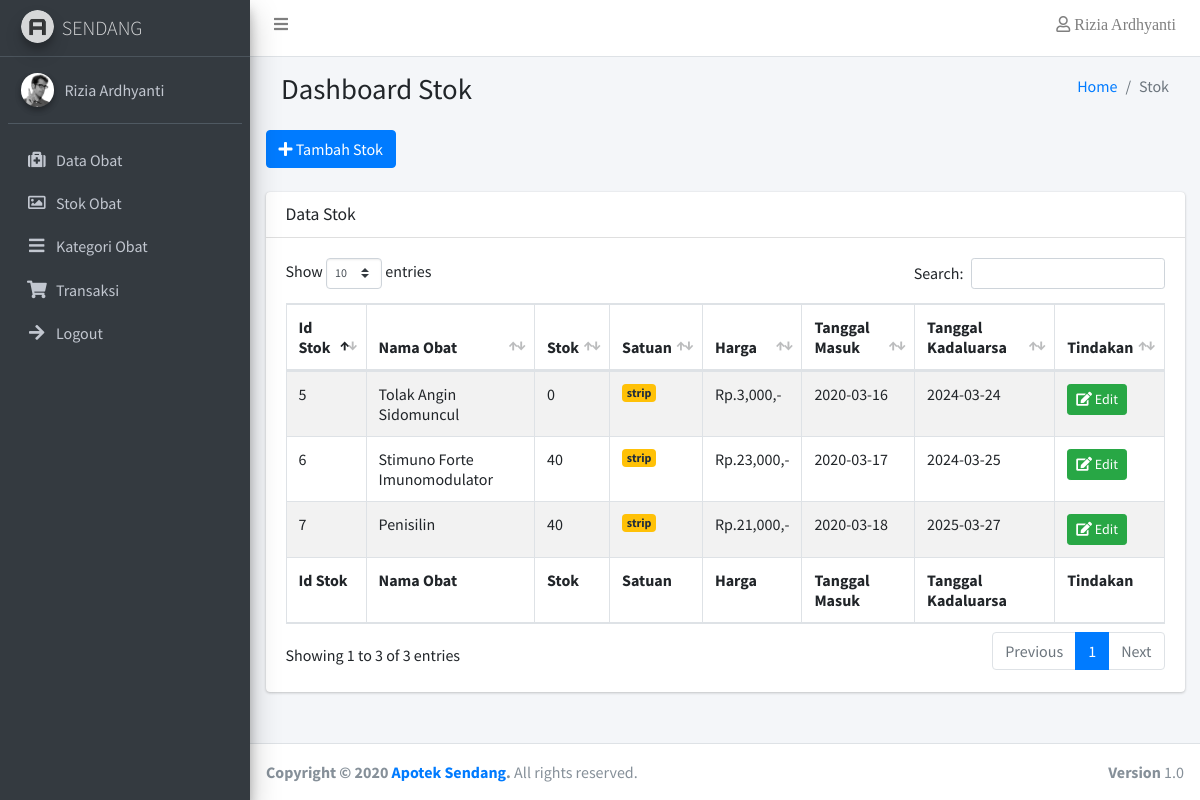
/index.php?page=stok (signed in), run on the app's committed database.
### tables this page shows
CREATE TABLE `stok` (
  `id_stok` int(11) NOT NULL AUTO_INCREMENT,
  `stok_masuk` int(11) DEFAULT NULL,
  `stok_sekarang` int(11) DEFAULT NULL,
  `satuan` varchar(50) DEFAULT NULL,
  `harga_beli` int(100) DEFAULT NULL,
  `harga_jual` int(100) DEFAULT NULL,
  `profit` int(100) DEFAULT NULL,
  `tgl_masuk` date DEFAULT NULL,
  `tgl_kadaluarsa` date DEFAULT NULL,
  `id_obat` varchar(11) DEFAULT NULL,
  PRIMARY KEY (`id_stok`)
);

CREATE TABLE `obat` (
  `id_obat` varchar(11) NOT NULL,
  `nama_obat` varchar(100) DEFAULT NULL,
  `id_kategori` int(11) DEFAULT NULL,
  `keterangan` text,
  PRIMARY KEY (`id_obat`)
);

### stok/list_stok.php (the view, shortened to what this page needs)
<section class="content-header">
  <div class="container-fluid">
    <div class="row mb-2">
      <div class="col-sm-6">
        <h1>Dashboard Stok</h1>
      </div>
      <div class="col-sm-6">
        <ol class="breadcrumb float-sm-right">
          <li class="breadcrumb-item"><a href="#">Home</a></li>
          <li class="breadcrumb-item active">Stok</li>
        </ol>
      </div>
    </div>
  </div>
</section>
<div class="row">
  <div class="col-md-6">
    <a href="index.php?page=tambahstok" class="btn btn-primary"><i class="fa fa-plus"></i> Tambah Stok</a>
  </div>
</div>
<br>
<div class="row">
  <div class="col-md-12">
    <div class="card">
      <div class="card-header">
        <h3 class="card-title">Data Stok</h3>
      </div>
      <div class="card-body">
        <table id="example1" class="table table-bordered table-striped">
          <thead>
            <tr>
              <th>Id Stok</th>
              <th>Nama Obat</th>
              <th>Stok</th>
              <th>Satuan</th>
              <th>Harga</th>
              <th>Tanggal Masuk</th>
              <th>Tanggal Kadaluarsa</th>
              <th>Tindakan</th>
            </tr>
          </thead>
          <tbody>
            <?php
        $query = mysqli_query($koneksi, "SELECT stok.id_stok, obat.nama_obat, stok.stok_sekarang, stok.satuan,
        stok.harga_jual, stok.tgl_masuk, stok.tgl_kadaluarsa
        FROM obat, stok
        WHERE obat.id_obat = stok.id_obat");
        while ($data = mysqli_fetch_array($query)){
        ?>
            <tr>
              <td><?php echo $data['id_stok'] ?></td>
              <td><?php echo $data['nama_obat'] ?></td>
              <td><?php echo $data['stok_sekarang'] ?></td>
              <td><span class="badge badge-warning"><?php echo $data['satuan'] ?></span></td>
              <td>Rp.<?php echo number_format($data['harga_jual']) ?>,-</td>
              <td><?php echo $data['tgl_masuk'] ?></td>
              <td><?php echo $data['tgl_kadaluarsa'] ?></td>
              <td>
                <a href="index.php?page=editstok&id_stok=<?php echo $data['id_stok']; ?>"
                    class="btn btn-success btn-sm"><i class="fa fa-edit"></i> Edit</a>
              </td>
            </tr>
            <?php }?>
          </tbody>
          <tfoot>
            <tr>
              <th>Id Stok</th>
              <th>Nama Obat</th>
              <th>Stok</th>
              <th>Satuan</th>
              <th>Harga</th>
              <th>Tanggal Masuk</th>
              <th>Tanggal Kadaluarsa</th>
              <th>Tindakan</th>
            </tr>
          </tfoot>
        </table>
      </div>
    </div>
  </div>
</div>

### data on the page
stok: id_stok "5", id_obat.nama_obat "Tolak Angin Sidomuncul", stok_sekarang "0", satuan "strip", harga_jual "3,000", tgl_masuk "2020-03-16", tgl_kadaluarsa "2024-03-24"
stok: id_stok "6", id_obat.nama_obat "Stimuno Forte Imunomodulator", stok_sekarang "40", satuan "strip", harga_jual "23,000", tgl_masuk "2020-03-17", tgl_kadaluarsa "2024-03-25"
stok: id_stok "7", id_obat.nama_obat "Penisilin", stok_sekarang "40", satuan "strip", harga_jual "21,000", tgl_masuk "2020-03-18", tgl_kadaluarsa "2025-03-27"

### other printed values
$_SESSION['nama'] "Rizia Ardhyanti"
